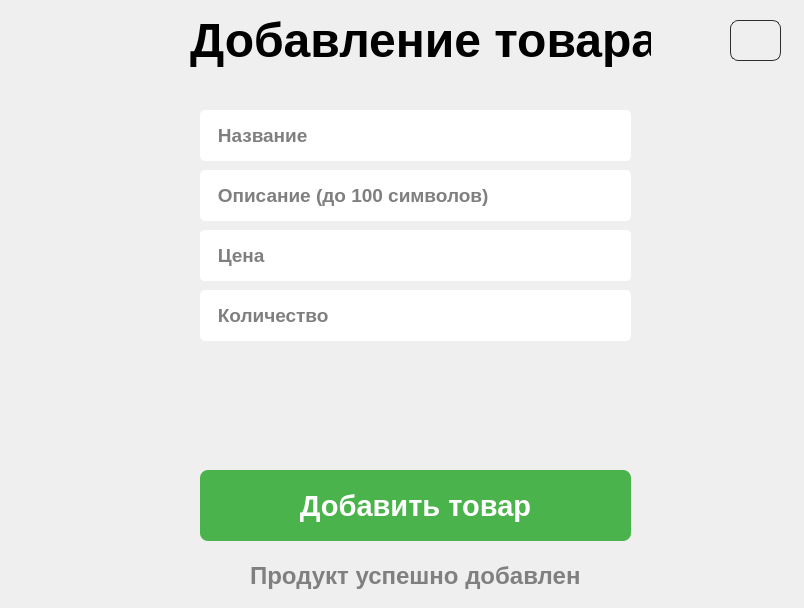
<?xml version="1.0" encoding="UTF-8"?>
<ui version="4.0">
 <class>AddProduct</class>
 <widget class="QWidget" name="AddProduct">
  <property name="geometry">
   <rect>
    <x>0</x>
    <y>0</y>
    <width>804</width>
    <height>608</height>
   </rect>
  </property>
  <property name="windowTitle">
   <string>Form</string>
  </property>
  <widget class="QLineEdit" name="lineEditName">
   <property name="geometry">
    <rect>
     <x>200</x>
     <y>110</y>
     <width>431</width>
     <height>51</height>
    </rect>
   </property>
   <property name="font">
    <font>
     <pointsize>14</pointsize>
     <bold>true</bold>
    </font>
   </property>
   <property name="styleSheet">
    <string notr="true">QLineEdit
                        {
                        border-width: 2px;
                        border-radius: 5px;
                        }
                        QLineEdit:Focus {
                        border:1px solid #6443DA
                        }
                    </string>
   </property>
   <property name="placeholderText">
    <string>   Название</string>
   </property>
  </widget>
  <widget class="QLabel" name="label">
   <property name="geometry">
    <rect>
     <x>190</x>
     <y>0</y>
     <width>461</width>
     <height>81</height>
    </rect>
   </property>
   <property name="font">
    <font>
     <family>Tahoma</family>
     <pointsize>36</pointsize>
     <bold>true</bold>
    </font>
   </property>
   <property name="text">
    <string>Добавление товара</string>
   </property>
  </widget>
  <widget class="QLineEdit" name="lineEditAmount">
   <property name="geometry">
    <rect>
     <x>200</x>
     <y>290</y>
     <width>431</width>
     <height>51</height>
    </rect>
   </property>
   <property name="font">
    <font>
     <pointsize>14</pointsize>
     <bold>true</bold>
    </font>
   </property>
   <property name="styleSheet">
    <string notr="true">QLineEdit
                        {
                        border-width: 2px;
                        border-radius: 5px;
                        }
                        QLineEdit:Focus {
                        border:1px solid #6443DA
                        }
                    </string>
   </property>
   <property name="text">
    <string/>
   </property>
   <property name="placeholderText">
    <string>   Количество </string>
   </property>
  </widget>
  <widget class="QLineEdit" name="lineEditDescription">
   <property name="geometry">
    <rect>
     <x>200</x>
     <y>170</y>
     <width>431</width>
     <height>51</height>
    </rect>
   </property>
   <property name="font">
    <font>
     <pointsize>14</pointsize>
     <bold>true</bold>
    </font>
   </property>
   <property name="styleSheet">
    <string notr="true">QLineEdit
                        {
                        border-width: 2px;
                        border-radius: 5px;
                        }
                        QLineEdit:Focus {
                        border:1px solid #6443DA
                        }
                    </string>
   </property>
   <property name="text">
    <string/>
   </property>
   <property name="placeholderText">
    <string>   Описание (до 100 символов)</string>
   </property>
  </widget>
  <widget class="QLineEdit" name="lineEditCategory">
   <property name="geometry">
    <rect>
     <x>200</x>
     <y>230</y>
     <width>431</width>
     <height>51</height>
    </rect>
   </property>
   <property name="font">
    <font>
     <pointsize>14</pointsize>
     <bold>true</bold>
    </font>
   </property>
   <property name="styleSheet">
    <string notr="true">QLineEdit
                        {
                        border-width: 2px;
                        border-radius: 5px;
                        }
                        QLineEdit:Focus {
                        border:1px solid #6443DA
                        }
                    </string>
   </property>
   <property name="text">
    <string/>
   </property>
   <property name="placeholderText">
    <string>   Категория </string>
   </property>
  </widget>
  <widget class="QLineEdit" name="lineEditPrice">
   <property name="geometry">
    <rect>
     <x>200</x>
     <y>230</y>
     <width>431</width>
     <height>51</height>
    </rect>
   </property>
   <property name="font">
    <font>
     <pointsize>14</pointsize>
     <bold>true</bold>
    </font>
   </property>
   <property name="styleSheet">
    <string notr="true">QLineEdit
                        {
                        border-width: 2px;
                        border-radius: 5px;
                        }
                        QLineEdit:Focus {
                        border:1px solid #6443DA
                        }
                    </string>
   </property>
   <property name="text">
    <string/>
   </property>
   <property name="placeholderText">
    <string>   Цена</string>
   </property>
  </widget>
  <widget class="QPushButton" name="addProductButton">
   <property name="geometry">
    <rect>
     <x>200</x>
     <y>470</y>
     <width>431</width>
     <height>71</height>
    </rect>
   </property>
   <property name="font">
    <font>
     <pointsize>22</pointsize>
     <bold>true</bold>
    </font>
   </property>
   <property name="styleSheet">
    <string notr="true">    QPushButton {
        background-color: #4BB34B;
        color: white;
        border-radius: 8px;
        padding: 10px 20px;
    }
    QPushButton:hover {
        background-color: #5fd35f;
    }
    QPushButton:pressed {
        background-color: #3fa53f;
    }</string>
   </property>
   <property name="text">
    <string>Добавить товар</string>
   </property>
  </widget>
  <widget class="QPushButton" name="backButton">
   <property name="geometry">
    <rect>
     <x>730</x>
     <y>20</y>
     <width>51</width>
     <height>41</height>
    </rect>
   </property>
   <property name="styleSheet">
    <string notr="true">    QPushButton {
        background-color: transparent;
        color: white;
        border: 1px solid #2e2e2e;
        border-radius: 8px;
        padding: 10px 20px;
    }
    QPushButton:hover {
        border-color: #4e4e4e;
    }
    QPushButton:pressed {
        background-color: #1e1e1e;
}</string>
   </property>
   <property name="text">
    <string/>
   </property>
   <property name="icon">
    <iconset theme="application-exit"/>
   </property>
   <property name="iconSize">
    <size>
     <width>25</width>
     <height>25</height>
    </size>
   </property>
  </widget>
  <widget class="QLabel" name="productLabel">
   <property name="geometry">
    <rect>
     <x>250</x>
     <y>550</y>
     <width>371</width>
     <height>51</height>
    </rect>
   </property>
   <property name="font">
    <font>
     <pointsize>18</pointsize>
     <bold>true</bold>
    </font>
   </property>
   <property name="styleSheet">
    <string notr="true">QLabel { color: gray; }</string>
   </property>
   <property name="text">
    <string>Продукт успешно добавлен</string>
   </property>
  </widget>
  <zorder>lineEditCategory</zorder>
  <zorder>lineEditName</zorder>
  <zorder>label</zorder>
  <zorder>lineEditAmount</zorder>
  <zorder>lineEditDescription</zorder>
  <zorder>lineEditPrice</zorder>
  <zorder>addProductButton</zorder>
  <zorder>backButton</zorder>
  <zorder>productLabel</zorder>
 </widget>
 <resources/>
 <connections/>
</ui>
